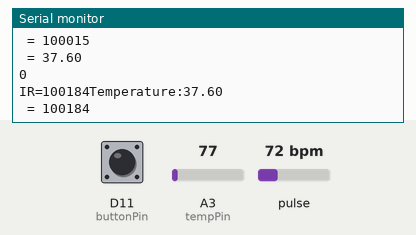
This sketch was run on a simulated Arduino MKR. Parts: the last lines printed to the serial monitor. The test bench sets the inputs (shaded band); at power-on: D11 (buttonPin) LOW, pulse 72 bpm, A3 (tempPin) = 77. WiFi joins after 1.5 s; servers stay silent unless stated.

Above: at 3.0 s.
3.1 s: D11 (buttonPin) pulled HIGH for 1 s
At 4.11 s:
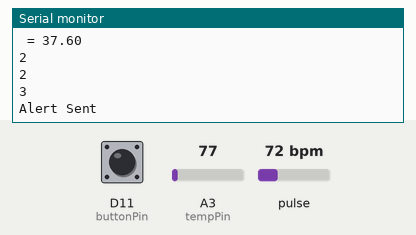
5.6 s: pulse set to 42 bpm
At 6.5 s:
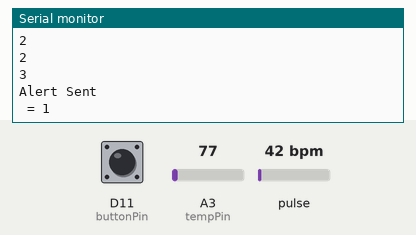
7.1 s: A3 (tempPin) set to 92
At 7.41 s:
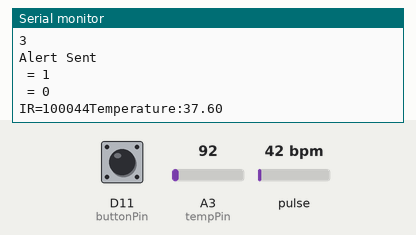
8.6 s: D11 (buttonPin) pulled HIGH for 0.15 s
At 9.13 s:
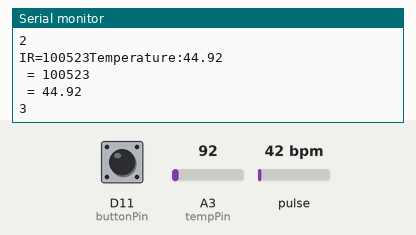
10.2 s: pulse set to 70 bpm
At 10.7 s:
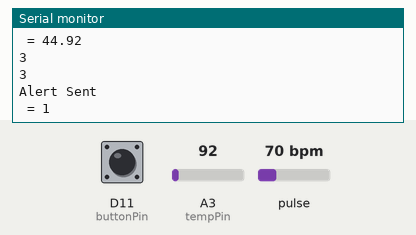
11.7 s: A3 (tempPin) set to 107
At 12.56 s:
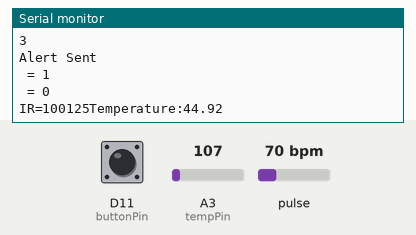
Timing chart, 0 to 14.2 s (numbered marks = the images above; inputs shaded):
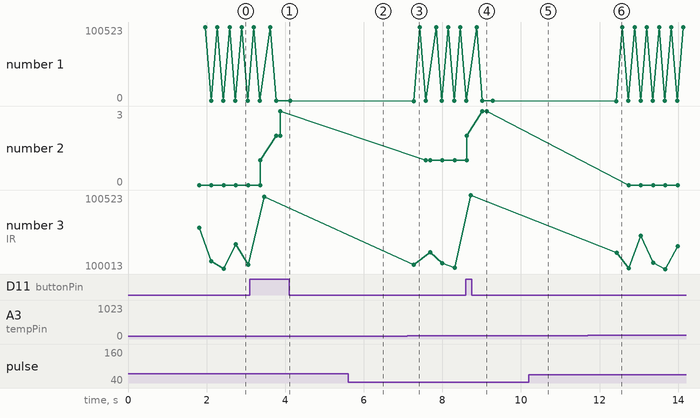

Measured:
- after the input at 3.1 s, the serial monitor: prints a new line after 0.27 s (image 1)
- after the input at 8.6 s, the serial monitor: prints a new line at once (image 4)
- plotted number 1: 37.6 → 1 after the input at 3.1 s
- plotted number 2: 0 → 3 after the input at 3.1 s, 1 → 3 after the input at 8.6 s

The sketch:

BioCare.ino
```cpp
#include "Firebase_Arduino_WiFiNINA.h"
#define FIREBASE_HOST "remote-health-79c43-default-rtdb.firebaseio.com"
#define FIREBASE_AUTH "aTblk9AKlg7fXzl69Vg9fxvce7ohacyUxN1LAbVj"
#define WIFI_SSID "MDX welcomes you"
#define WIFI_PASSWORD "MdxL0vesyou"
FirebaseData firebaseData;
const int buttonPin = 11;     // the number of the pushbutton pin
int counter = 0;
int buttonState = 0;
int buttonState1 = 0;
int val;
int tempPin = A3;
String path = "PATIENT";
#include <Wire.h>
#include "MAX30105.h"

#include "heartRate.h"

MAX30105 particleSensor;

const byte RATE_SIZE = 4; //Increase this for more averaging. 4 is good.
byte rates[RATE_SIZE]; //Array of heart rates
byte rateSpot = 0;
long lastBeat = 0; //Time at which the last beat occurred

float beatsPerMinute;
int beatAvg;
int ALERT = 0;

void setup()
{
  pinMode(buttonPin, INPUT);
  Serial.begin(115200);
  Serial.print("Connecting to WiFi...");
  int status = WL_IDLE_STATUS;
  while (status != WL_CONNECTED) {
    status = WiFi.begin(WIFI_SSID, WIFI_PASSWORD);
    Serial.print(".");
    delay(300);
  }
  Serial.print(" IP: ");
  Serial.println(WiFi.localIP());
  Serial.println();

  Firebase.begin(FIREBASE_HOST, FIREBASE_AUTH, WIFI_SSID, WIFI_PASSWORD);
  Firebase.reconnectWiFi(true);
  Serial.println("Initializing...");

  // Initialize sensor
  if (!particleSensor.begin(Wire, I2C_SPEED_FAST)) //Use default I2C port, 400kHz speed
  {
    Serial.println("MAX30105 was not found. Please check wiring/power. ");
    while (1);
  }
  Serial.println("Place your index finger on the sensor with steady pressure.");

  particleSensor.setup(); //Configure sensor with default settings
  particleSensor.setPulseAmplitudeRed(0x0A); //Turn Red LED to low to indicate sensor is running
  particleSensor.setPulseAmplitudeGreen(0); //Turn off Green LED
}

void loop()
{
  val = analogRead(tempPin);
  float mv = ( val/1024.0)*5000;
  float cel = mv/10;
  long irValue = particleSensor.getIR();
  buttonState = digitalRead(buttonPin);

  Serial.println(counter);
  if (buttonState == HIGH) {
    counter+=1;
    // turn LED on:

    Serial.println(counter);
    delay(100);
  }
  if(counter>=3){
    Serial.println("Alert Sent");
    counter = 0;
    ALERT = 1;
    if (Firebase.setInt(firebaseData, path + "/P001/ALERT",ALERT )) {
      Serial.println(firebaseData.dataPath() + " = " + ALERT);
    }
    delay(3000);
    ALERT = 0;
    if (Firebase.setInt(firebaseData, path + "/P001/ALERT",ALERT )) {
      Serial.println(firebaseData.dataPath() + " = " + ALERT);
    }
  }

  if (checkForBeat(irValue) == true)
  {
    //We sensed a beat!
    long delta = millis() - lastBeat;
    lastBeat = millis();

    beatsPerMinute = 60 / (delta / 1000.0);

    if (beatsPerMinute < 255 && beatsPerMinute > 20)
    {
      rates[rateSpot++] = (byte)beatsPerMinute; //Store this reading in the array
      rateSpot %= RATE_SIZE; //Wrap variable

      //Take average of readings
      beatAvg = 0;
      for (byte x = 0 ; x < RATE_SIZE ; x++)
        beatAvg += rates[x];
      beatAvg /= RATE_SIZE;
    }
  }

  Serial.print("IR=");
  Serial.print(irValue);
//  Serial.print(", BPM=");
//  Serial.print(beatsPerMinute);
//  Serial.print(", Avg BPM=");
//  Serial.print(beatAvg);
  Serial.print("Temperature:");
  Serial.println(cel);
  if (Firebase.setInt(firebaseData, path + "/P001/IRF",irValue )) {
      Serial.println(firebaseData.dataPath() + " = " + irValue);
    }
  if (Firebase.setFloat(firebaseData, path + "/P001/Cel",cel )) {
      Serial.println(firebaseData.dataPath() + " = " + cel);
    }
//    if (Firebase.setFloat(firebaseData, path + "/Heart/IR", irValue)) {
//      Serial.println(firebaseData.dataPath() + " = " + irValue);
//    }
//    if (Firebase.setFloat(firebaseData, path + "/Heart/BPM", beatsPerMinute)) {
//      Serial.println(firebaseData.dataPath() + " = " + beatsPerMinute);
//    }
//    if (Firebase.setFloat(firebaseData, path + "/Heart/AvgBpm", beatAvg)) {
//      Serial.println(firebaseData.dataPath() + " = " + beatAvg);
//    }

   if (buttonState == HIGH) {
    counter+=1;
    // turn LED on:

    Serial.println(counter);
    delay(100);
  }


  if (irValue < 50000)
    Serial.print(" No finger?");

  Serial.println();
  buttonState1 = digitalRead(buttonPin);
}

void avgb(int beatAvg){

  if (Firebase.setFloat(firebaseData, path + "/Heart/AvgBpm", beatAvg)) {
      Serial.println(firebaseData.dataPath() + " = " + beatAvg);
    }

}
```
